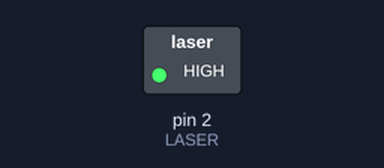
Simulated run of this sketch. Board: Arduino Uno, built with avr-gcc and run on an emulated ATmega328P. On the bench: switched loads named in the sketch (green lamp = pin HIGH).

Above: at 2.5 s.
At 5.5 s:
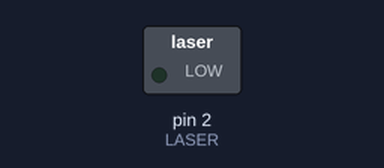
Timing chart, 0 to 7.8 s (numbered marks = the images above):
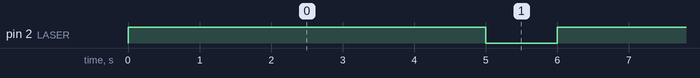

The sketch:

test23LaserOUTPUT.ino
```cpp
#define LASER 2
//레이저 발사기
void setup(){
  Serial.begin(9600);
  pinMode(LASER,OUTPUT);
}


void loop(){
  digitalWrite(LASER,HIGH);
  delay(5000);
  digitalWrite(LASER,LOW);
  delay(1000);
}
```

Measured:
- by itself, pin 2 (LASER): alternates HIGH for 5.0 s and LOW for 1.0 s
